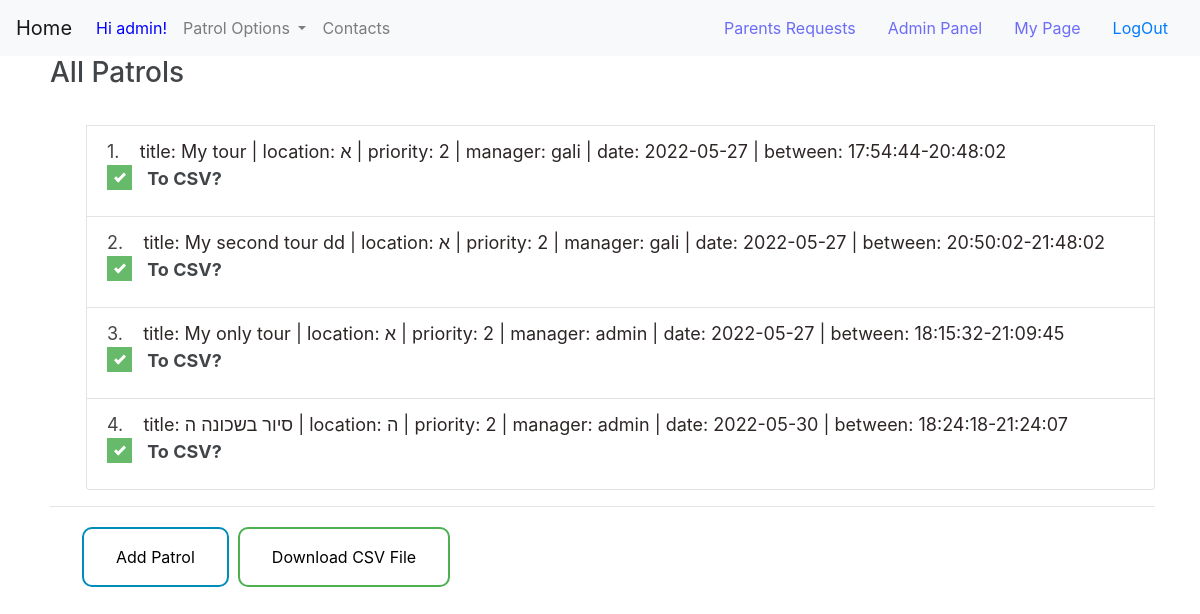
Screenshot of /patrols/PatrolManagement/ (signed in) with the database file from the repository.
### Patrols/models.py (models this page shows, shortened)
class Patrol(models.Model):
    class PatrolStatus(models.TextChoices):
        CREATION = "Creation"
        ACTIVE = "Active"
        ARCHIVE = "Archive"
    manager = models.ForeignKey(User, on_delete=models.CASCADE, related_name='patrols', null=False)
    title = models.CharField('title', max_length=MEDIUM_STRING)
    patrol_status = models.CharField('patrol status', max_length=MIN_STRING, null=True, choices=PatrolStatus.choices,
                                     default=PatrolStatus.CREATION)
    description = models.TextField('summary', max_length=MAX_STRING, null=True, blank=True)
    time_created = models.DateTimeField('time created', default=current_time, null=False)
    time_updated_last = models.DateTimeField('last updated', default=current_time, null=False)
    location = models.CharField(max_length=MEDIUM_STRING, choices=get_locations(), default=default_neighborhoods[0])
    date = models.DateField('date', default=current_time, null=False)
    start_time = models.TimeField('start time', default=current_time, null=False)
    end_time = models.TimeField('end time', default=current_time() + timezone.timedelta(hours=3), null=False)
    priority = models.IntegerField('priority', default=MAX_PRIORITY, blank=True)
    participants_needed = models.IntegerField('participants needed', default=DEFAULT_PATROL_SIZE)
    reactions = models.ManyToManyField(User, related_name='reactions', blank=True)
    approved_reactions = models.ManyToManyField(User, related_name='approved_reactions', blank=True)
    users_participated = models.ManyToManyField(User, related_name='participants', blank=True)
    update_priority = models.BooleanField(default=False)
    def __str__(self):
        return f'title: {self.title} | location: {self.location} | priority: {self.priority} | ' \
               f'manager: {self.manager} | date: {self.date} | between: {self.start_time}-{self.end_time}'

### Patrols/views.py (the view, shortened to what this page needs)
# urls.py: path(r'PatrolManagement/', patrol_management, name='PatrolManagement'),
@user_passes_test(lambda u: u.is_authenticated and u.profile.is_patrol_manager, login_url='/', redirect_field_name=None)
def patrol_management(request):
    error = ''
    if request.user.is_superuser:
        patrols = [(number + 1, patrol) for number, patrol in enumerate(Patrol.objects.all())]
    else:
        patrols = [(number + 1, patrol) for number, patrol in enumerate(request.user.patrols.all())]
    context = {
        'patrols': patrols,
        'error': error
    }
    return render(request, 'Patrols/PatrolManagement.html', context)

### HomePage/templates/Patrols/PatrolManagement.html (shortened to what this page needs)
{% extends 'base.html' %}
{% block content %}
<!DOCTYPE html>
<html lang="en">
<head>
</head>
<body>
<form method="POST">
    <div class="patrol_list: ">
         <ul class="list-group" style="opacity:0.85;">
             {% if user.is_superuser %}
             <h3>All Patrols</h3><br>
             {% else %}
             <h3>My Patrols</h3><br>
             {% endif %}
             {% for number, patrol in patrols %}
                 <li class="list-group-item" style="margin-left:2em">{{ number }}.&nbsp;&nbsp;&nbsp;
                     <a href="{% url 'patrol_page' patrol.pk %}" style="color:#0A0000">{{ patrol }}</a>
                     <label class="container">
                         &nbsp;&nbsp;&nbsp; <b>To CSV?</b>&nbsp;&nbsp;
                         <span class="checkmark"></span>
                     </label>
             {% endfor %}
         </ul>
        <hr>
    </div>
        <a href="{% url 'CreatePatrol' %}" class="button button_blue" style="margin-left:2em">Add Patrol</a>
        <button type="submit" class="button button_green">Download CSV File</button>
</form>
</body>
</html>
{% endblock %}

### HomePage/templates/base.html (shortened to what this page needs)
{% load static %}
<!DOCTYPE html>
<html lang="en">
<head>
    <link rel="stylesheet" href="https://cdn.jsdelivr.net/npm/bootstrap@4.5.3/dist/css/bootstrap.min.css">
</head>
<body>
    <div>
        <nav class="navbar navbar-expand-lg navbar-light bg-light">
          <a class="navbar-brand" href="{% url 'homepage' %}">Home</a>
          <div class="collapse navbar-collapse" id="navbarSupportedContent">
            <ul class="navbar-nav mr-auto">
                {% if user.is_authenticated %}
                  <li class="nav-item active">
                  <a class="nav-link disabled" href="#" style="color:blue;">Hi {{ user.username }}!</a>
                  </li>
                {% endif %}
                {% if user.is_authenticated %}
                  <li class="nav-item dropdown">
                    <a class="nav-link dropdown-toggle" href="#" id="navbarDropdown" role="button" data-toggle="dropdown" aria-haspopup="true" aria-expanded="false">
                      Patrol Options
                    </a>
                  </li>
                  <li class="nav-item">
                    <a class="nav-link" href="{% url 'ContactManagement' %}">Contacts</a>
                  </li>
                {% endif %}
            </ul>
              {% if user.is_authenticated %}
                {% if user.is_superuser %}
                    <a class="nav-link active" href="{% url 'parentsRequests' %}"><h8 style="color:#6c6cf8;">Parents Requests</h8> <span class="sr-only">(current)</span></a>
                    <a class="nav-link active" href="{% url 'adminPage' %}"><h8 style="color:#6c6cf8;">Admin Panel</h8> <span class="sr-only">(current)</span></a>
                {% endif %}
                <a class="nav-link active" href="{% url 'resident_page' %}"><h8 style="color:#6c6cf8;">My Page</h8> <span class="sr-only">(current)</span></a>
                <a class="nav-link active" href="{% url 'logoutuser' %}">LogOut</a>
              {% else %}
                <a class="nav-link active" href="{% url 'AddParent' %}">Register</a>
                <a class="nav-link active" href="{% url 'Login' %}">Login</a>
              {% endif %}
          </div>
        </nav>
    </div>
    <div class="container">
        <div id="content" name="content">
            {% block content %}
            {% endblock %}
        </div>
    </div>
</body>
</html>

### HomePage/templates/Patrols/PatrolManagement.html (style rules this page uses)
.button { background-color: #4CAF50; border: none; color: white; padding: 16px 32px; text-align: center; text-decoration: none; display: inline-block; font-size: 16px; margin: 4px 2px; transition-duration: 0.4s; cursor: pointer; border-radius:10px; }
.button_green { background-color: white; color: black; border: 2px solid #4CAF50; }
.button_blue { background-color: white; color: black; border: 2px solid #008CBA; }
.container { display: block; position: relative; padding-left: 20px; margin-bottom: 12px; font-size: 18px; }
.checkmark { cursor: pointer; position: absolute; top: 0; left: 0; height: 25px; width: 25px; background-color: #eee; }
.container input:checked ~ .checkmark { background-color: #4CAF50; }
.checkmark:after { content: ""; position: absolute; display: none; }
.container input:checked ~ .checkmark:after { display: block; }
.container .checkmark:after { left: 10px; top: 6px; width: 6px; height: 11px; border: solid white; border-width: 0 3px 3px 0; -webkit-transform: rotate(45deg); -ms-transform: rotate(45deg); transform: rotate(45deg); }

### rows the page displays
Patrol: id "1", title+location+priority "title: My tour | location: א | priority: 2 | manager: gali | date: 2022-05-27 | between: 17:54:44-20:48:02"
Patrol: number "2", title+location+priority "title: My second tour dd | location: א | priority: 2 | manager: gali | date: 2022-05-27 | between: 20:50:02-21:48:02"
Patrol: id "3", title+location+priority "title: My only tour | location: א | priority: 2 | manager: admin | date: 2022-05-27 | between: 18:15:32-21:09:45"
Patrol: number "4", title+location+priority "title: סיור בשכונה ה | location: ה | priority: 2 | manager: admin | date: 2022-05-30 | between: 18:24:18-21:24:07"

### other values shown
{{ user.username }} "admin"
